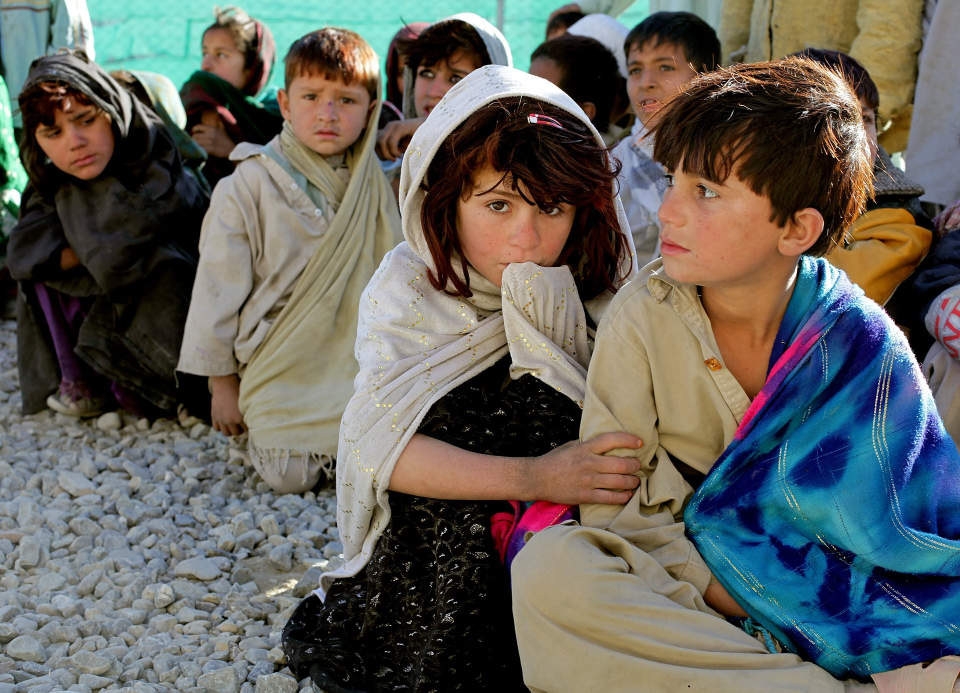
#> input picture 24. 사진을 그림으로 변환하기/사진1.jpg, 1920 x 1385 px (shown at 1/2 size)
$ python main24-2.py
#> lines starting #> are read from the running program, lines starting #| are printed output that depends on the picture
import numpy as np
import cv2

ff = np.fromfile(r"24. 사진을 그림으로 변환하기\사진1.jpg", np.uint8)

img = cv2.imdecode(ff,cv2.IMREAD_UNCHANGED)
#> img is the input picture: shape (1385, 1920, 3); mean B, G, R 91.9, 97.3, 98
img = cv2.resize(img, dsize=(0,0), fx=.5, fy=.5, interpolation=cv2.INTER_LINEAR)
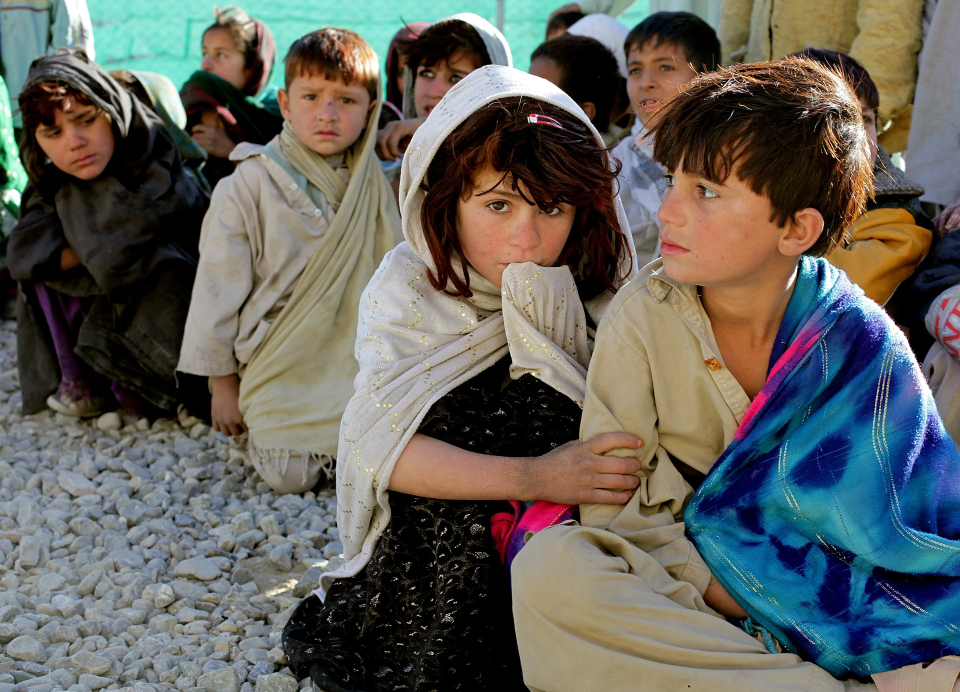
#> img: shape (692, 960, 3); mean B, G, R 92, 97.4, 98.1

def onChange(pos):
    pass

cv2.namedWindow("Trackbar Windows")

cv2.createTrackbar("sigma_s","Trackbar Windows", 0, 200, onChange)
cv2.createTrackbar("sigma_r","Trackbar Windows", 0, 100, onChange)

cv2.setTrackbarPos("sigma_s","Trackbar Windows",100)
cv2.setTrackbarPos("sigma_r","Trackbar Windows",10)

while True :
    if cv2.waitKey(100) == ord('q'):
#> (key q is pressed here)
        break
    sigma_s_value = cv2.getTrackbarPos("sigma_s","Trackbar Windows")
    sigma_r_value = cv2.getTrackbarPos("sigma_r","Trackbar Windows") / 100.0

    print("sigma_s_value:",sigma_s_value)
    print("sigma_r_value:",sigma_r_value)

    cartoon_img = cv2.stylization(img, sigma_s=sigma_s_value,sigma_r=sigma_r_value)
    cv2.imshow("Trackbar Windows",cartoon_img)

cv2.destroyAllWindows()

$ run again, with 24. 사진을 그림으로 변환하기/여행사진.jpg copied over 24. 사진을 그림으로 변환하기/사진1.jpg
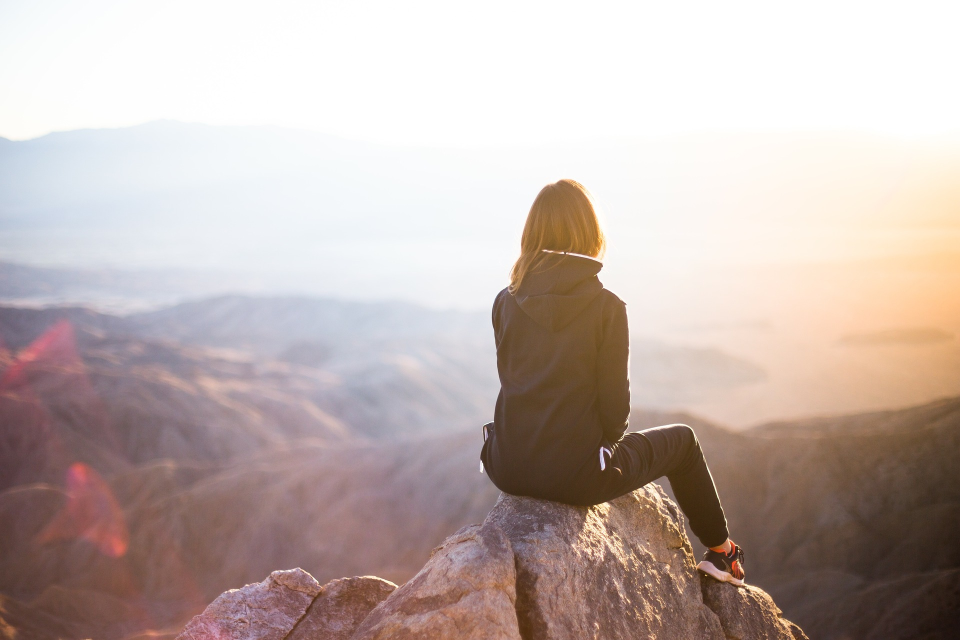
#> input picture 24. 사진을 그림으로 변환하기/여행사진.jpg, 1920 x 1280 px (shown at 1/2 size)
#> img is the input picture: shape (1280, 1920, 3); mean B, G, R 172.6, 177.5, 192.6
#> `img = cv2.resize(img, dsize=(0,0), fx=.5, fy=.5, interpolation=cv2.INT..`:
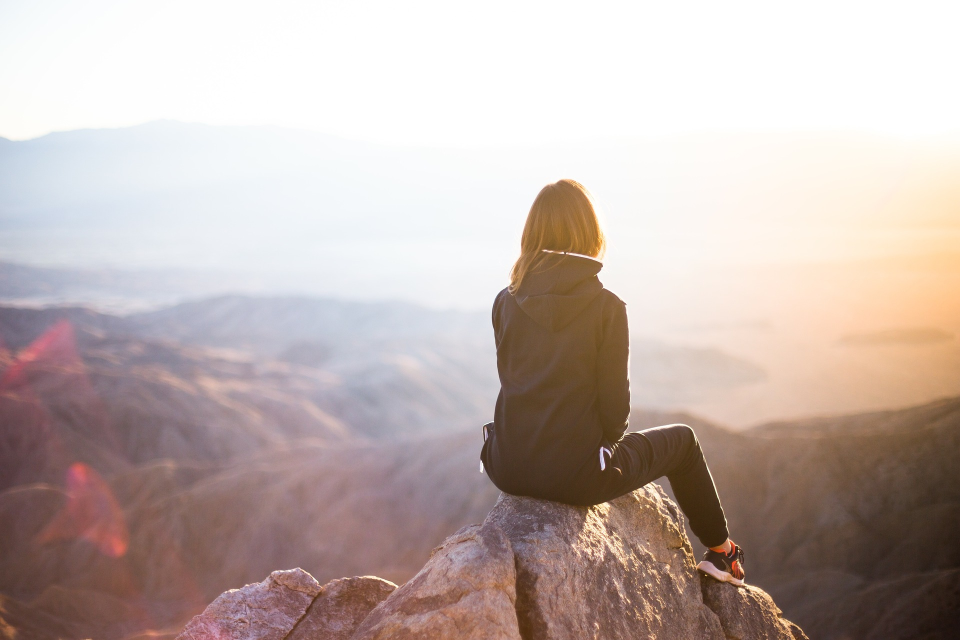
#> img: shape (640, 960, 3); mean B, G, R 172.7, 177.5, 192.7
